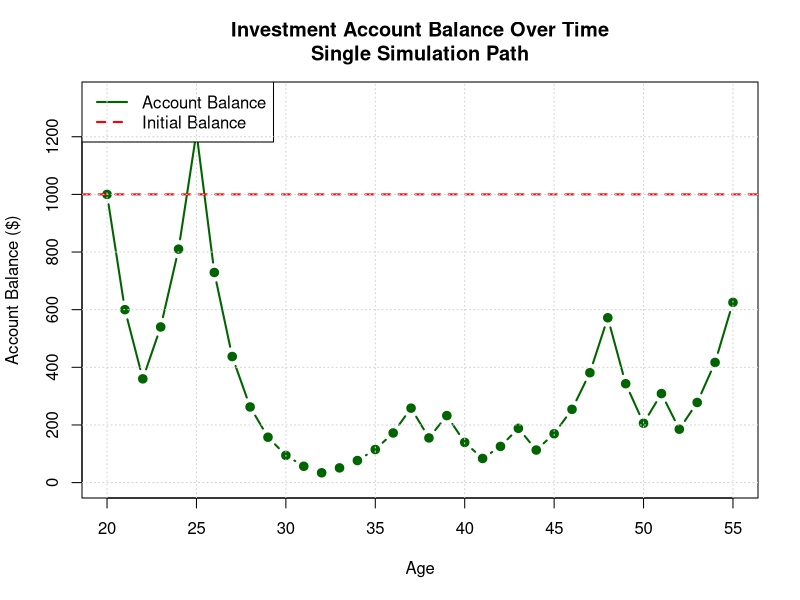
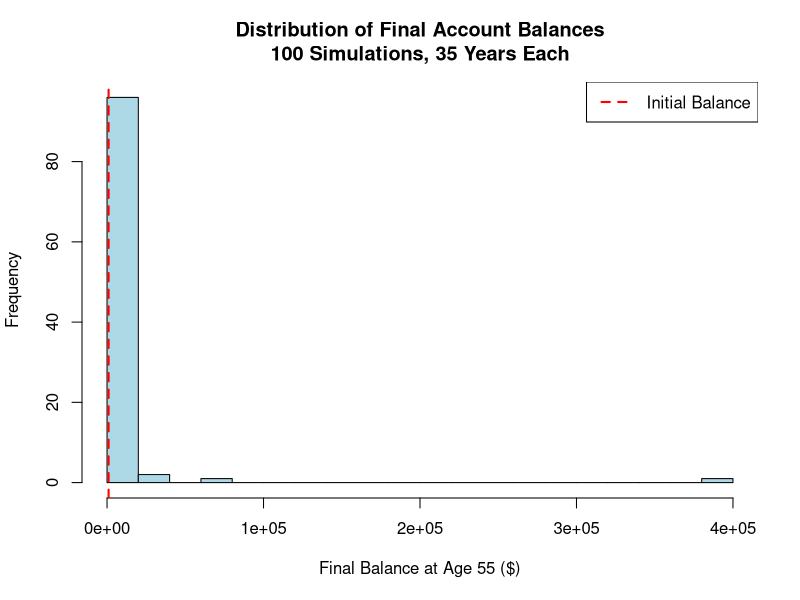
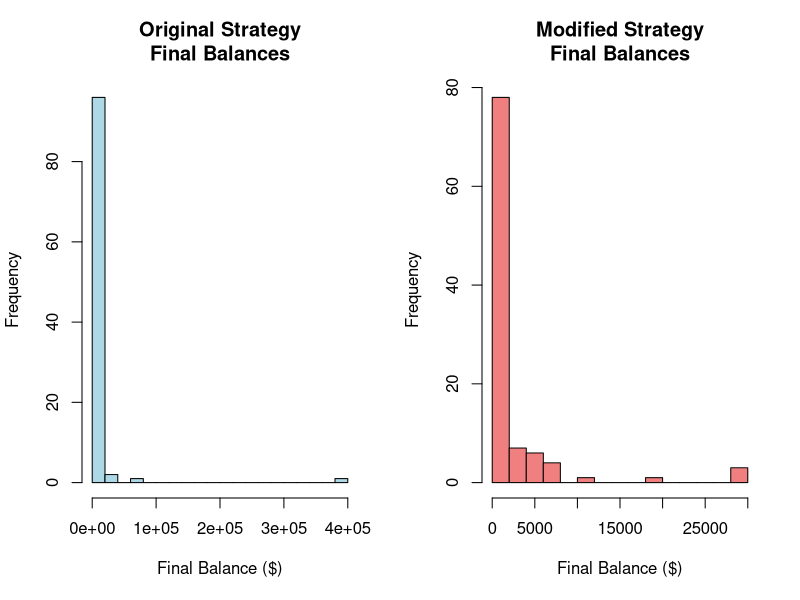

Reproduce these figures in R, in order.
## ---- chunk 1
#| label: expected-value
#| echo: true

# Set seed for reproducibility
set.seed(123)

# Initial balance
initial_balance <- 1000

# Expected value calculation
# Heads (50% chance): balance * 1.5
# Tails (50% chance): balance * 0.6
expected_value <- 0.5 * (initial_balance * 1.5) + 0.5 * (initial_balance * 0.6)

cat("Expected value after 1 coin flip: $", expected_value, "\n", sep = "")
cat("Expected return: ", ((expected_value - initial_balance) / initial_balance) * 100, "%\n", sep = "")
## ---- chunk 2
#| label: single-simulation
#| echo: true

# Set seed for reproducibility
set.seed(456)

# Parameters
initial_balance <- 1000
n_periods <- 35  # From age 20 to 55 (35 years)
current_age <- 20

# Simulate one path
simulate_investment_path <- function(initial, periods) {
  balance <- initial
  path <- numeric(periods + 1)
  path[1] <- initial
  
  for (i in 1:periods) {
    coin_flip <- rbinom(1, 1, 0.5)
    if (coin_flip == 1) {
      balance <- balance * 1.5  # 50% gain
    } else {
      balance <- balance * 0.6  # 40% loss
    }
    path[i + 1] <- balance
  }
  
  return(path)
}

# Run simulation
investment_data <- data.frame(
  age = current_age:(current_age + n_periods),
  balance = simulate_investment_path(initial_balance, n_periods)
)

# Create time series plot
plot(investment_data$age, investment_data$balance, 
     type = "b", col = "darkgreen", lwd = 2, pch = 19,
     main = "Investment Account Balance Over Time\nSingle Simulation Path",
     xlab = "Age", ylab = "Account Balance ($)",
     ylim = c(0, max(investment_data$balance) * 1.1))
abline(h = initial_balance, col = "red", lty = 2, lwd = 2)
legend("topleft", c("Account Balance", "Initial Balance"), 
       col = c("darkgreen", "red"), lty = c(1, 2), lwd = 2)
grid()

# Show final balance
final_balance <- investment_data$balance[nrow(investment_data)]
cat("Final balance at age 55: $", round(final_balance, 2), "\n", sep = "")
cat("Total return: ", round(((final_balance - initial_balance) / initial_balance) * 100, 1), "%\n", sep = "")
## ---- chunk 3
#| label: multiple-simulations
#| echo: true

# Set seed for reproducibility
set.seed(789)

# Parameters
initial_balance <- 1000
n_periods <- 35  # 35 years
n_sims <- 100

# Simulate final balance for multiple paths
simulate_final_balance <- function(initial, periods) {
  balance <- initial
  for (i in 1:periods) {
    coin_flip <- rbinom(1, 1, 0.5)
    if (coin_flip == 1) {
      balance <- balance * 1.5  # 50% gain
    } else {
      balance <- balance * 0.6  # 40% loss
    }
  }
  return(balance)
}

# Run multiple simulations
final_balances <- replicate(n_sims, simulate_final_balance(initial_balance, n_periods))

# Create data frame
distribution_data <- data.frame(
  sim_num = 1:n_sims,
  final_balance = final_balances
)

# Create histogram
hist(distribution_data$final_balance, 
     breaks = 20, 
     col = "lightblue", 
     border = "black",
     main = "Distribution of Final Account Balances\n100 Simulations, 35 Years Each",
     xlab = "Final Balance at Age 55 ($)",
     ylab = "Frequency")
abline(v = initial_balance, col = "red", lty = 2, lwd = 2)
legend("topright", "Initial Balance", col = "red", lty = 2, lwd = 2)

# Summary statistics
mean_balance <- mean(distribution_data$final_balance)
median_balance <- median(distribution_data$final_balance)
prob_above_initial <- mean(distribution_data$final_balance > initial_balance)

cat("Summary Statistics:\n")
cat("Mean final balance: $", round(mean_balance, 2), "\n", sep = "")
cat("Median final balance: $", round(median_balance, 2), "\n", sep = "")
cat("Probability above initial: ", round(prob_above_initial, 3), "\n", sep = "")
## ---- chunk 4
#| label: probability-analysis
#| echo: true

# Calculate probability from the 100 simulations above
prob_above_1000 <- mean(distribution_data$final_balance > 1000)

cat("Probability of having more than $1,000 at age 55: ", 
    round(prob_above_1000 * 100, 1), "%\n", sep = "")
cat("This means ", round((1 - prob_above_1000) * 100, 1), 
    "% of the time, you end up with less than your initial investment.\n", sep = "")

# Additional analysis: probability of different outcomes
prob_above_5000 <- mean(distribution_data$final_balance > 5000)
prob_above_10000 <- mean(distribution_data$final_balance > 10000)
prob_below_500 <- mean(distribution_data$final_balance < 500)

cat("\nAdditional Probability Analysis:\n")
cat("Probability above $5,000: ", round(prob_above_5000 * 100, 1), "%\n", sep = "")
cat("Probability above $10,000: ", round(prob_above_10000 * 100, 1), "%\n", sep = "")
cat("Probability below $500: ", round(prob_below_500 * 100, 1), "%\n", sep = "")
## ---- chunk 5
#| label: strategy-comparison
#| echo: true

# Set seed for reproducibility
set.seed(101)

# Modified strategy: bet exactly 50% of balance each round
simulate_modified_strategy <- function(initial, periods) {
  balance <- initial
  for (i in 1:periods) {
    bet_amount <- balance * 0.5  # Bet exactly 50%
    coin_flip <- rbinom(1, 1, 0.5)
    if (coin_flip == 1) {
      balance <- balance + (bet_amount * 0.5)  # 50% gain on bet
    } else {
      balance <- balance - (bet_amount * 0.4)  # 40% loss on bet
    }
  }
  return(balance)
}

# Run 100 simulations for modified strategy
modified_final_balances <- replicate(n_sims, simulate_modified_strategy(initial_balance, n_periods))

# Calculate probabilities for modified strategy
prob_modified_above_1000 <- mean(modified_final_balances > 1000)
prob_modified_above_10000 <- mean(modified_final_balances > 10000)

# Compare with original strategy
prob_original_above_1000 <- mean(final_balances > 1000)
prob_original_above_10000 <- mean(final_balances > 10000)

cat("Strategy Comparison Results:\n")
cat("Original strategy - Probability > $1,000: ", 
    round(prob_original_above_1000 * 100, 1), "%\n", sep = "")
cat("Modified strategy - Probability > $1,000: ", 
    round(prob_modified_above_1000 * 100, 1), "%\n", sep = "")
cat("\nOriginal strategy - Probability > $10,000: ", 
    round(prob_original_above_10000 * 100, 1), "%\n", sep = "")
cat("Modified strategy - Probability > $10,000: ", 
    round(prob_modified_above_10000 * 100, 1), "%\n", sep = "")

# Create comparison plot
par(mfrow = c(1, 2))
hist(final_balances, breaks = 15, col = "lightblue", border = "black",
     main = "Original Strategy\nFinal Balances", xlab = "Final Balance ($)")
hist(modified_final_balances, breaks = 15, col = "lightcoral", border = "black",
     main = "Modified Strategy\nFinal Balances", xlab = "Final Balance ($)")
par(mfrow = c(1, 1))

# Summary statistics comparison
cat("\nSummary Statistics Comparison:\n")
cat("Original - Mean: $", round(mean(final_balances), 2), 
    ", Median: $", round(median(final_balances), 2), "\n", sep = "")
cat("Modified - Mean: $", round(mean(modified_final_balances), 2), 
    ", Median: $", round(median(modified_final_balances), 2), "\n", sep = "")
